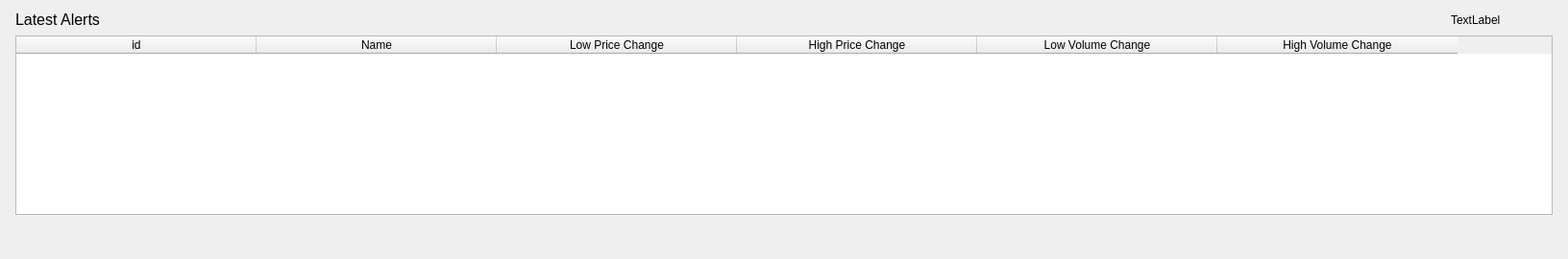
           <widget class="QWidget" name="alertBoxContents">
            <property name="geometry">
             <rect>
              <x>0</x>
              <y>0</y>
              <width>1632</width>
              <height>270</height>
             </rect>
            </property>
            <layout class="QHBoxLayout" name="horizontalLayout_6">
             <item>
              <spacer name="horizontalSpacer_6">
               <property name="orientation">
                <enum>Qt::Orientation::Horizontal</enum>
               </property>
               <property name="sizeHint" stdset="0">
                <size>
                 <width>4</width>
                 <height>20</height>
                </size>
               </property>
              </spacer>
             </item>
             <item>
              <layout class="QVBoxLayout" name="verticalLayout_11">
               <item>
                <layout class="QHBoxLayout" name="horizontalLayout_4">
                 <item>
                  <widget class="QLabel" name="AlertBoxLabel">
                   <property name="text">
                    <string>&lt;html&gt;&lt;head/&gt;&lt;body&gt;&lt;p&gt;&lt;span style=&quot; font-size:12pt;&quot;&gt;Latest Alerts&lt;/span&gt;&lt;/p&gt;&lt;/body&gt;&lt;/html&gt;</string>
                   </property>
                  </widget>
                 </item>
                 <item>
                  <spacer name="horizontalSpacer_9">
                   <property name="orientation">
                    <enum>Qt::Orientation::Horizontal</enum>
                   </property>
                   <property name="sizeHint" stdset="0">
                    <size>
                     <width>40</width>
                     <height>20</height>
                    </size>
                   </property>
                  </spacer>
                 </item>
                 <item>
                  <widget class="QLabel" name="AlertUpdateTime">
                   <property name="sizePolicy">
                    <sizepolicy hsizetype="Fixed" vsizetype="Preferred">
                     <horstretch>0</horstretch>
                     <verstretch>0</verstretch>
                    </sizepolicy>
                   </property>
                   <property name="minimumSize">
                    <size>
                     <width>100</width>
                     <height>0</height>
                    </size>
                   </property>
                   <property name="text">
                    <string>TextLabel</string>
                   </property>
                  </widget>
                 </item>
                 <item>
                  <spacer name="horizontalSpacer_8">
                   <property name="orientation">
                    <enum>Qt::Orientation::Horizontal</enum>
                   </property>
                   <property name="sizeType">
                    <enum>QSizePolicy::Policy::Fixed</enum>
                   </property>
                   <property name="sizeHint" stdset="0">
                    <size>
                     <width>6</width>
                     <height>20</height>
                    </size>
                   </property>
                  </spacer>
                 </item>
                </layout>
               </item>
               <item>
                <widget class="QTableWidget" name="AlertTable">
                 <property name="minimumSize">
                  <size>
                   <width>1600</width>
                   <height>0</height>
                  </size>
                 </property>
                 <property name="mouseTracking">
                  <bool>false</bool>
                 </property>
                 <property name="focusPolicy">
                  <enum>Qt::FocusPolicy::ClickFocus</enum>
                 </property>
                 <property name="contextMenuPolicy">
                  <enum>Qt::ContextMenuPolicy::CustomContextMenu</enum>
                 </property>
                 <property name="sizeAdjustPolicy">
                  <enum>QAbstractScrollArea::SizeAdjustPolicy::AdjustIgnored</enum>
                 </property>
                 <property name="editTriggers">
                  <set>QAbstractItemView::EditTrigger::DoubleClicked</set>
                 </property>
                 <property name="tabKeyNavigation">
                  <bool>false</bool>
                 </property>
                 <property name="showDropIndicator" stdset="0">
                  <bool>false</bool>
                 </property>
                 <property name="dragDropOverwriteMode">
                  <bool>false</bool>
                 </property>
                 <attribute name="horizontalHeaderCascadingSectionResizes">
                  <bool>true</bool>
                 </attribute>
                 <attribute name="horizontalHeaderDefaultSectionSize">
                  <number>250</number>
                 </attribute>
                 <attribute name="horizontalHeaderShowSortIndicator" stdset="0">
                  <bool>false</bool>
                 </attribute>
                 <attribute name="horizontalHeaderStretchLastSection">
                  <bool>false</bool>
                 </attribute>
                 <attribute name="verticalHeaderShowSortIndicator" stdset="0">
                  <bool>false</bool>
                 </attribute>
                 <attribute name="verticalHeaderStretchLastSection">
                  <bool>false</bool>
                 </attribute>
                 <column>
                  <property name="text">
                   <string>id</string>
                  </property>
                 </column>
                 <column>
                  <property name="text">
                   <string>Name</string>
                  </property>
                 </column>
                 <column>
                  <property name="text">
                   <string>Low Price Change</string>
                  </property>
                 </column>
                 <column>
                  <property name="text">
                   <string>High Price Change</string>
                  </property>
                 </column>
                 <column>
                  <property name="text">
                   <string>Low Volume Change</string>
                  </property>
                 </column>
                 <column>
                  <property name="text">
                   <string>High Volume Change</string>
                  </property>
                 </column>
                </widget>
               </item>
               <item>
                <spacer name="verticalSpacer_7">
                 <property name="orientation">
                  <enum>Qt::Orientation::Vertical</enum>
                 </property>
                 <property name="sizeHint" stdset="0">
                  <size>
                   <width>20</width>
                   <height>40</height>
                  </size>
                 </property>
                </spacer>
               </item>
              </layout>
             </item>
             <item>
              <spacer name="horizontalSpacer_7">
               <property name="orientation">
                <enum>Qt::Orientation::Horizontal</enum>
               </property>
               <property name="sizeHint" stdset="0">
                <size>
                 <width>4</width>
                 <height>20</height>
                </size>
               </property>
              </spacer>
             </item>
            </layout>
           </widget>
